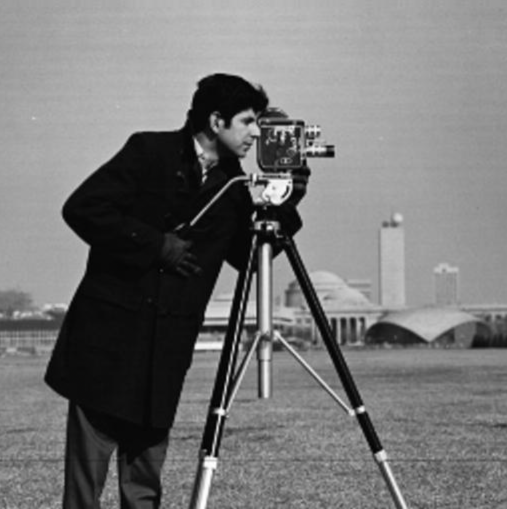
#> input picture LAB4/cameraman.png, 1014 x 1018 px (shown at 1/2 size)
$ jupyter execute --allow-errors 'Lab4_Intensity_Transformations_&Filtering_Spatial_Domain (1).ipynb'
#> lines starting #> are read from the running program, lines starting #| are printed output that depends on the picture; after the words box and inside, x2 and y2 are one past the last pixel; in counts of white or black regions, pixels touching at a corner belong together
# Intensity Transformations & Filtering Spatial Domain

## Thresholding

[cell 1]
import cv2
import matplotlib.pyplot as plt
# Load the image in grayscale
img = cv2.imread('cameraman.png', cv2.IMREAD_GRAYSCALE)
#> img: shape (1018, 1014); min 0, max 255, mean 117.7

# Set the threshold values
threshold_values = [0, 50, 100, 150, 200]

# Apply thresholding with different threshold values
for threshold_value in threshold_values:
    _, thresh_img = cv2.threshold(img, threshold_value, 255, cv2.THRESH_BINARY)

    print(f'Threshold value: {threshold_value}')

    # Display the image using Matplotlib
    plt.figure(figsize=(4, 4))
    plt.imshow(thresh_img, cmap='gray')
    plt.title(f'Threshold: {threshold_value}')
    plt.axis('off')
    plt.show()
#> this loop made 5 passes
#> pass 1, `_, thresh_img = cv2.threshold(img, threshold_value, 255, cv2.THRESH_BI..`:
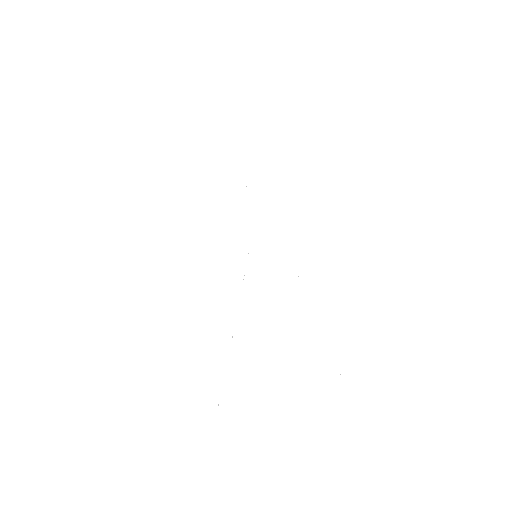
#> thresh_img: shape (1018, 1014) (shown at 1/2 size); 100% white; black in thin lines or dots, all inside (x1, y1, x2, y2) = (437, 373, 682, 811)

[cell 2]
print('Original Image: ')
plt.figure(figsize=(4, 4))
plt.imshow(img, cmap='gray')
plt.title('Original Image')
plt.axis('off')
plt.show()

## Histograms

[cell 3]
# Task#2: Histogram Processing
import matplotlib
import matplotlib.pyplot as plt
import numpy as np

from skimage import data
from skimage import exposure

img = data.moon()
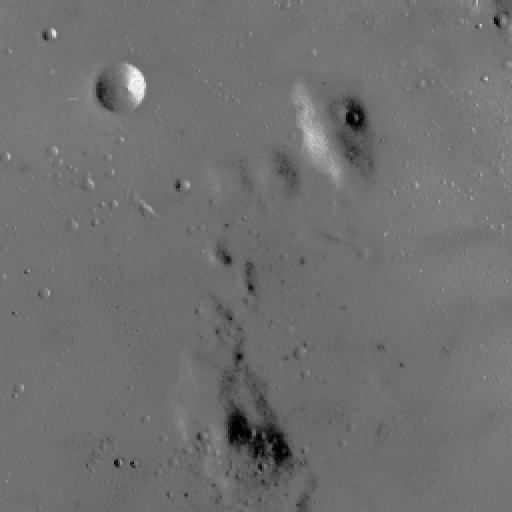
#> input picture skimage.data.moon(), 512 x 512 px
#> img is the input picture: shape (512, 512); min 0, max 255, mean 112.2

p2, p98 = np.percentile(img, (2, 98))
#> p2 = 78; p98 = 129
img_rescale = exposure.rescale_intensity(img, in_range=(p2, p98))
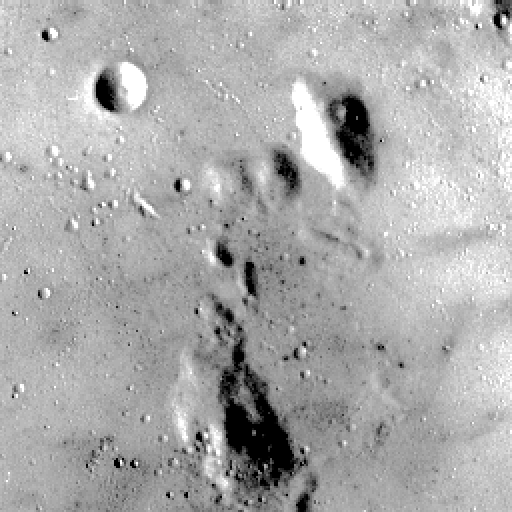
#> img_rescale: shape (512, 512); min 0, max 255, mean 171.5

fig = plt.figure(figsize=(8, 5))
fig.add_subplot(2, 1, 1)
plt.imshow(img, cmap = 'gray')
plt.axis('off')
plt.title('Original image')

fig.add_subplot(2, 1, 2)
plt.hist(img.flat, bins = 256, range=(0, 255))
plt.xlabel('gray level values')
plt.ylabel('Number of pixels')
plt.show()
#> figure, not shown here; panel 2: tallest bar 23296 high, from x = 114.6 to 115.5

fig = plt.figure(figsize=(8, 5))
fig.add_subplot(2, 1, 1)
plt.imshow(img_rescale, cmap = 'gray')
plt.axis('off')
plt.title('Contrast stretch')

fig.add_subplot(2, 1, 2)
plt.hist(img_rescale.flat, bins = 256, range=(0, 255))
plt.xlabel('gray level values')
plt.ylabel('Number of pixels')
plt.show()
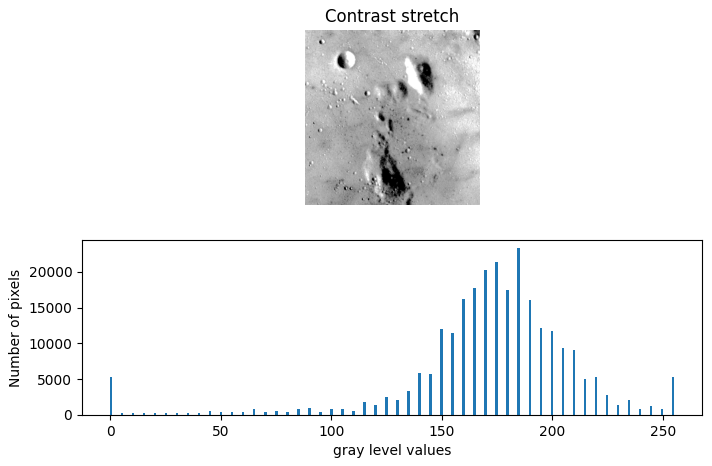
#> figure drawn by matplotlib, 2 panels; panel 2: tallest bar 23296 high, from x = 184.3 to 185.3

# Tasks:

Task1: Using the same ‘moon image’ Rescale intensity values to include all the intensities that fall within the 3nd and 80th percentiles, and plot the histogram

Task2: Using the same ‘moon image’ and the exposure.equalize_hist function, display the image and the histogram of the image after flattening the histogram.

Task3: Use the rocket (as reference) and chelsea images (from skimage.data) and implement histogram matching

# Task 1

[cell 4]
import numpy as np
from skimage import data, exposure

moon_img = data.moon()

p3, p80 = np.percentile(moon_img, (3, 80))
#> p3 = 87; p80 = 118

rescaled_moon = exposure.rescale_intensity(
    moon_img, in_range=(p3, p80), out_range=(0, 255)
)
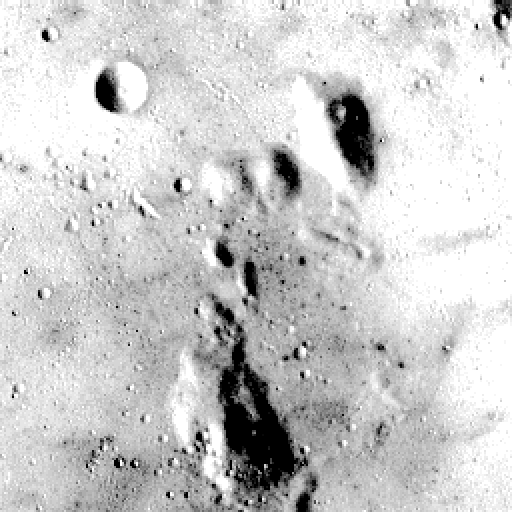
#> rescaled_moon: shape (512, 512) float64; min 0, max 255, mean 204.1

fig, axes = plt.subplots(1, 2, figsize=(12, 5))

axes[0].imshow(rescaled_moon, cmap='gray')
axes[0].set_title('Rescaled Moon (3rd–80th Percentile)')
axes[0].axis('off')

axes[1].hist(rescaled_moon.ravel(), bins=256, range=(0, 255), color='black')
axes[1].set_title('Histogram of Rescaled Moon')
axes[1].set_xlabel('Intensity Value')
axes[1].set_ylabel('Pixel Count')

plt.tight_layout()
plt.show()
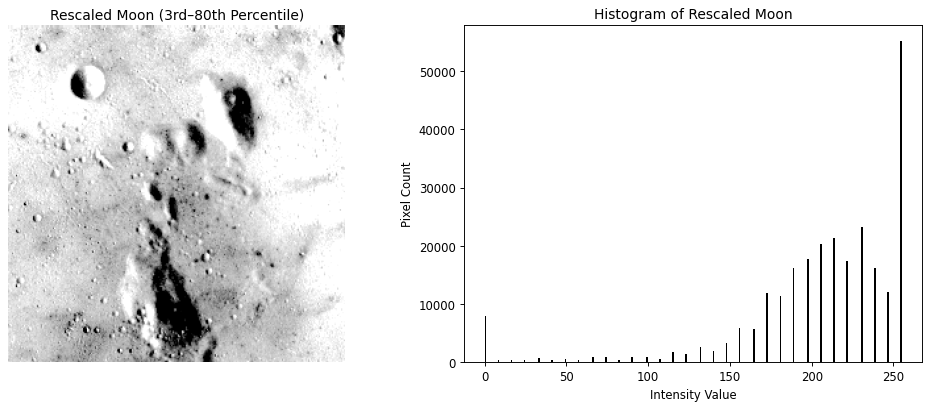
#> figure drawn by matplotlib, 2 panels; panel 2: tallest bar 55088 high, from x = 254 to 255

# Task 2

[cell 5]
# Histogram equalization
equalized_moon = exposure
fig, axes = plt.subplots(1, 2, figsize=(12, 5))

#> (the rest of this cell did not finish here and is left out)

# Task 3

[cell 6]
reference = data.rocket()
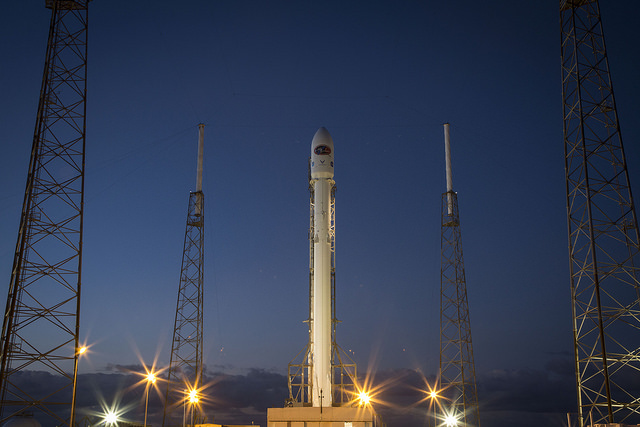
#> input picture skimage.data.rocket(), 640 x 427 px
#> reference is the input picture: shape (427, 640, 3); mean R, G, B 52.3, 61.3, 82.3
image = data.chelsea()
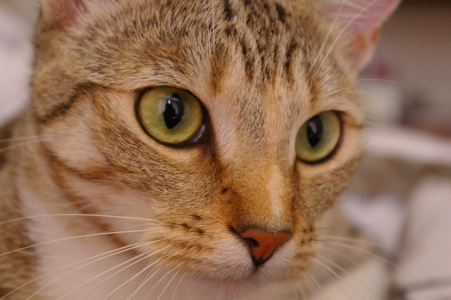
#> input picture skimage.data.chelsea(), 451 x 300 px
#> image is the input picture: shape (300, 451, 3); mean R, G, B 147.7, 111.4, 86.8
matched_image = exposure.match_histograms(image, reference, channel_axis=-1)
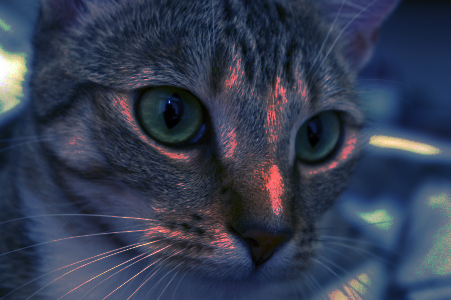
#> matched_image: shape (300, 451, 3); mean R, G, B 52.1, 60.8, 81.7
fig, axes = plt.subplots(3, 2, figsize=(10, 14))

axes[0, 0].imshow(reference)
axes[0, 0].set_title('Reference Image (Rocket)')
axes[0, 0].axis('off')
for i, color in enumerate(['red', 'green', 'blue']):
  axes[0, 1].hist(
      reference[:, :, i].ravel(),
      bins=256,
      color=color,
      alpha=0.4,
      label=color,
  )
axes[0, 1].set_title('Reference Histogram')
axes[0, 1].legend()

axes[1, 0].imshow(image)
axes[1, 0].set_title('Source Image (Chelsea)')
axes[1, 0].axis('off')
for i, color in enumerate(['red', 'green', 'blue']):
  axes[1, 1].hist(
      image[:, :, i].ravel(), bins=256, color=color, alpha=0.4, label=color
  )
axes[1, 1].set_title('Source Histogram')
axes[1, 1].legend()

axes[2, 0].imshow(matched_image)
axes[2, 0].set_title('Matched Image (Chelsea -> Rocket)')
axes[2, 0].axis('off')
for i, color in enumerate(['red', 'green', 'blue']):
  axes[2, 1].hist(
      matched_image[:, :, i].ravel(),
      bins=256,
      color=color,
      alpha=0.4,
      label=color,
  )
axes[2, 1].set_title('Matched Histogram')
axes[2, 1].legend()

plt.tight_layout()
plt.show()
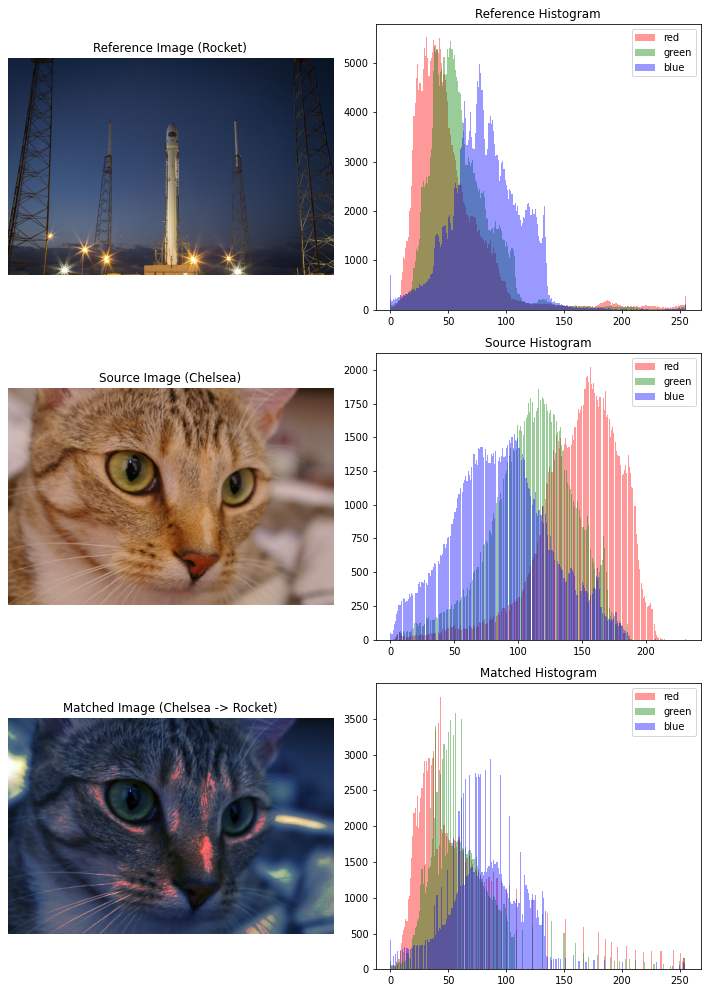
#> figure drawn by matplotlib, 6 panels; panel 2: tallest bar 5521 high, from x = 30.88 to 31.88; panel 2: tallest bar 5439 high, from x = 51.8 to 52.79; panel 2: tallest bar 4985 high, from x = 76.7 to 77.7; panel 4: tallest bar 2021 high, from x = 155.9 to 156.8
